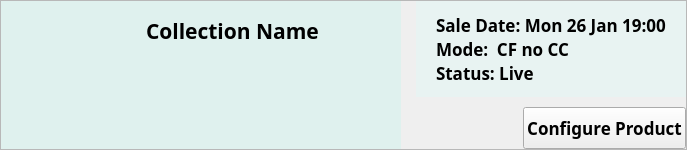
                 <widget class="QFrame" name="collection_box_2">
                  <property name="sizePolicy">
                   <sizepolicy hsizetype="Preferred" vsizetype="Fixed">
                    <horstretch>0</horstretch>
                    <verstretch>0</verstretch>
                   </sizepolicy>
                  </property>
                  <property name="minimumSize">
                   <size>
                    <width>0</width>
                    <height>150</height>
                   </size>
                  </property>
                  <property name="maximumSize">
                   <size>
                    <width>16777215</width>
                    <height>150</height>
                   </size>
                  </property>
                  <property name="autoFillBackground">
                   <bool>false</bool>
                  </property>
                  <property name="frameShape">
                   <enum>QFrame::StyledPanel</enum>
                  </property>
                  <property name="frameShadow">
                   <enum>QFrame::Raised</enum>
                  </property>
                  <layout class="QHBoxLayout" name="horizontalLayout_48">
                   <property name="spacing">
                    <number>0</number>
                   </property>
                   <property name="leftMargin">
                    <number>0</number>
                   </property>
                   <property name="topMargin">
                    <number>0</number>
                   </property>
                   <property name="rightMargin">
                    <number>0</number>
                   </property>
                   <property name="bottomMargin">
                    <number>0</number>
                   </property>
                   <item>
                    <layout class="QHBoxLayout" name="horizontalLayout_49">
                     <property name="spacing">
                      <number>15</number>
                     </property>
                     <item>
                      <widget class="QFrame" name="product_frame_10">
                       <property name="minimumSize">
                        <size>
                         <width>400</width>
                         <height>0</height>
                        </size>
                       </property>
                       <property name="maximumSize">
                        <size>
                         <width>500</width>
                         <height>16777215</height>
                        </size>
                       </property>
                       <property name="styleSheet">
                        <string notr="true">QFrame {
    background-color:#DFF1EE;
	border: none;
}</string>
                       </property>
                       <property name="frameShape">
                        <enum>QFrame::StyledPanel</enum>
                       </property>
                       <property name="frameShadow">
                        <enum>QFrame::Raised</enum>
                       </property>
                       <layout class="QHBoxLayout" name="horizontalLayout_50">
                        <property name="spacing">
                         <number>15</number>
                        </property>
                        <property name="leftMargin">
                         <number>20</number>
                        </property>
                        <property name="topMargin">
                         <number>15</number>
                        </property>
                        <property name="rightMargin">
                         <number>20</number>
                        </property>
                        <property name="bottomMargin">
                         <number>15</number>
                        </property>
                        <item>
                         <widget class="QLabel" name="product_image_label_10">
                          <property name="maximumSize">
                           <size>
                            <width>110</width>
                            <height>110</height>
                           </size>
                          </property>
                          <property name="styleSheet">
                           <string notr="true"/>
                          </property>
                          <property name="text">
                           <string/>
                          </property>
                          <property name="pixmap">
                           <pixmap resource="../../../public/images/post_images/post_images.qrc">:/post_images/IMG_7102.jpg</pixmap>
                          </property>
                          <property name="scaledContents">
                           <bool>true</bool>
                          </property>
                         </widget>
                        </item>
                        <item>
                         <widget class="QFrame" name="frame_15">
                          <property name="frameShape">
                           <enum>QFrame::StyledPanel</enum>
                          </property>
                          <property name="frameShadow">
                           <enum>QFrame::Raised</enum>
                          </property>
                          <layout class="QVBoxLayout" name="verticalLayout_43">
                           <property name="leftMargin">
                            <number>0</number>
                           </property>
                           <property name="topMargin">
                            <number>0</number>
                           </property>
                           <property name="rightMargin">
                            <number>0</number>
                           </property>
                           <property name="bottomMargin">
                            <number>0</number>
                           </property>
                           <item>
                            <widget class="QLabel" name="collection_name_label_2">
                             <property name="sizePolicy">
                              <sizepolicy hsizetype="Preferred" vsizetype="Maximum">
                               <horstretch>0</horstretch>
                               <verstretch>0</verstretch>
                              </sizepolicy>
                             </property>
                             <property name="font">
                              <font>
                               <family>Manrope</family>
                               <pointsize>16</pointsize>
                               <weight>75</weight>
                               <bold>true</bold>
                              </font>
                             </property>
                             <property name="text">
                              <string>Collection Name</string>
                             </property>
                            </widget>
                           </item>
                           <item>
                            <spacer name="verticalSpacer_19">
                             <property name="orientation">
                              <enum>Qt::Vertical</enum>
                             </property>
                             <property name="sizeHint" stdset="0">
                              <size>
                               <width>20</width>
                               <height>40</height>
                              </size>
                             </property>
                            </spacer>
                           </item>
                          </layout>
                         </widget>
                        </item>
                       </layout>
                      </widget>
                     </item>
                     <item>
                      <layout class="QVBoxLayout" name="verticalLayout_44">
                       <property name="spacing">
                        <number>10</number>
                       </property>
                       <item>
                        <widget class="QFrame" name="info_frame_10">
                         <property name="minimumSize">
                          <size>
                           <width>0</width>
                           <height>0</height>
                          </size>
                         </property>
                         <property name="maximumSize">
                          <size>
                           <width>16777215</width>
                           <height>120</height>
                          </size>
                         </property>
                         <property name="styleSheet">
                          <string notr="true">QFrame {
    background-color:#E8F3F2;
	border: none;
}</string>
                         </property>
                         <property name="frameShape">
                          <enum>QFrame::StyledPanel</enum>
                         </property>
                         <property name="frameShadow">
                          <enum>QFrame::Raised</enum>
                         </property>
                         <layout class="QVBoxLayout" name="verticalLayout_45">
                          <property name="spacing">
                           <number>0</number>
                          </property>
                          <property name="leftMargin">
                           <number>20</number>
                          </property>
                          <property name="topMargin">
                           <number>12</number>
                          </property>
                          <property name="rightMargin">
                           <number>20</number>
                          </property>
                          <property name="bottomMargin">
                           <number>12</number>
                          </property>
                          <item>
                           <widget class="QLabel" name="sale_date_label_10">
                            <property name="font">
                             <font>
                              <family>Manrope</family>
                              <pointsize>13</pointsize>
                              <weight>75</weight>
                              <bold>true</bold>
                             </font>
                            </property>
                            <property name="text">
                             <string>Sale Date: Mon 26 Jan 19:00</string>
                            </property>
                           </widget>
                          </item>
                          <item>
                           <widget class="QLabel" name="mode_label_10">
                            <property name="font">
                             <font>
                              <family>Manrope</family>
                              <pointsize>13</pointsize>
                              <weight>75</weight>
                              <bold>true</bold>
                             </font>
                            </property>
                            <property name="text">
                             <string>Mode:  CF no CC</string>
                            </property>
                           </widget>
                          </item>
                          <item>
                           <widget class="QLabel" name="status_label_10">
                            <property name="font">
                             <font>
                              <family>Manrope</family>
                              <pointsize>13</pointsize>
                              <weight>75</weight>
                              <bold>true</bold>
                             </font>
                            </property>
                            <property name="text">
                             <string>Status: Live</string>
                            </property>
                           </widget>
                          </item>
                         </layout>
                        </widget>
                       </item>
                       <item>
                        <layout class="QHBoxLayout" name="horizontalLayout_51">
                         <property name="spacing">
                          <number>14</number>
                         </property>
                         <item>
                          <spacer name="horizontalSpacer_11">
                           <property name="orientation">
                            <enum>Qt::Horizontal</enum>
                           </property>
                           <property name="sizeHint" stdset="0">
                            <size>
                             <width>40</width>
                             <height>20</height>
                            </size>
                           </property>
                          </spacer>
                         </item>
                         <item>
                          <widget class="QPushButton" name="view_product_button_11">
                           <property name="sizePolicy">
                            <sizepolicy hsizetype="MinimumExpanding" vsizetype="Minimum">
                             <horstretch>0</horstretch>
                             <verstretch>0</verstretch>
                            </sizepolicy>
                           </property>
                           <property name="minimumSize">
                            <size>
                             <width>0</width>
                             <height>30</height>
                            </size>
                           </property>
                           <property name="font">
                            <font>
                             <family>Manrope</family>
                             <pointsize>13</pointsize>
                             <weight>75</weight>
                             <bold>true</bold>
                            </font>
                           </property>
                           <property name="text">
                            <string>Configure Product</string>
                           </property>
                          </widget>
                         </item>
                        </layout>
                       </item>
                      </layout>
                     </item>
                    </layout>
                   </item>
                  </layout>
                 </widget>
